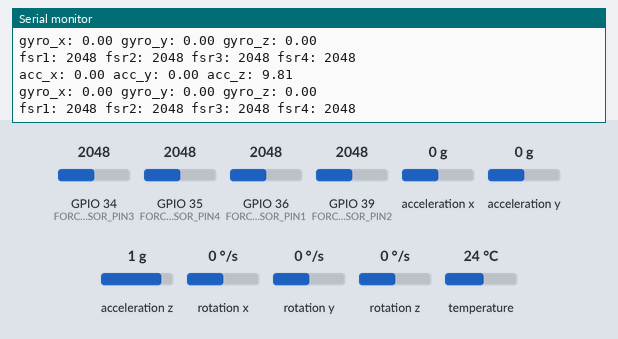
The sketch below on a simulated ESP32. Parts: the last lines printed to the serial monitor. The inputs (shaded band) are chosen by the test bench; at power-on: GPIO 35 (FORCE_SENSOR_PIN4) = 2048, GPIO 34 (FORCE_SENSOR_PIN3) = 2048, GPIO 36 (FORCE_SENSOR_PIN1) = 2048, GPIO 39 (FORCE_SENSOR_PIN2) = 2048, acceleration x 0 g, acceleration y 0 g, acceleration z 1 g, rotation x 0 °/s, rotation y 0 °/s, rotation z 0 °/s, temperature 24 °C.

Above: at 6.8 s.
6.9 s: GPIO 35 (FORCE_SENSOR_PIN4) set to 1055
At 7.8 s:
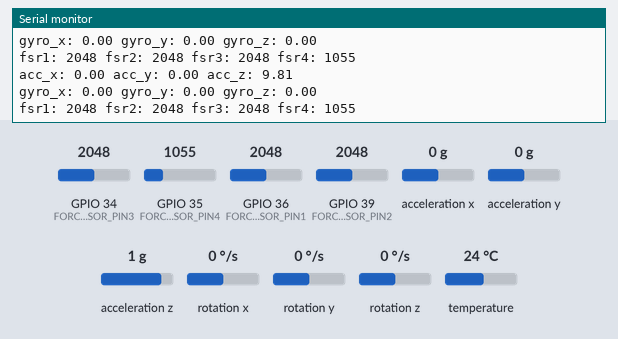
8.4 s: GPIO 35 (FORCE_SENSOR_PIN4) set to 957
At 9.4 s:
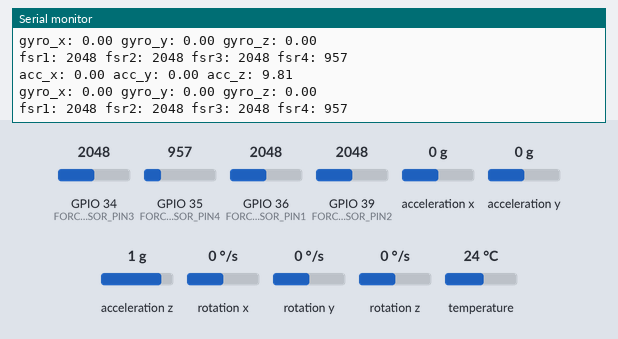

Measured:
- after the input at 6.9 s, the serial monitor: prints a new line at once (image 1)
- after the input at 8.4 s, the serial monitor: prints a new line at once (image 2)

The sketch:

print_test.ino
```cpp
#include <Adafruit_MPU6050.h>
#include <Adafruit_Sensor.h>
#include <Wire.h>

#define FORCE_SENSOR_PIN1 36 // ESP32 pin GIOP36 (ADC0): the FSR and 10K pulldown are connected to A0
#define FORCE_SENSOR_PIN2 39 // ESP32 pin GIOP39 (ADC3): the FSR and 10K pulldown are connected to A3
#define FORCE_SENSOR_PIN3 34 // ESP32 pin GIOP36 (ADC6): the FSR and 10K pulldown are connected to A6
#define FORCE_SENSOR_PIN4 35 // ESP32 pin GIOP36 (ADC7): the FSR and 10K pulldown are connected to A7

//create mpu object
Adafruit_MPU6050 mpu;
// create variables for save FSR signal
int fsrReading1, fsrReading2, fsrReading3, fsrReading4;

/// @brief Initialzes Inertial Measurement Sensor,
/// setting accelerometer and gyroscope range, and filter's bandwidth
void InitMPU() {
  Wire.begin();
  while(!Serial){
    delay(100);
  }

  if(!mpu.begin()) {
    Serial.println("Failed to find mpu chip");
    while(1) {
      delay(100);
    }
  }

  // Setting MPU start
  // The measurement range of accelerometer : 16g
  mpu.setAccelerometerRange(MPU6050_RANGE_16_G);
  // The measurement range of Gyroscope: 250 dps
  mpu.setGyroRange(MPU6050_RANGE_250_DEG);
  // Bandwidth of digital low pass filter (for callibration)
  mpu.setFilterBandwidth(MPU6050_BAND_21_HZ);
  // Setting MPU end
  Serial.println("");
  delay(100);
}


void setup() {
  randomSeed(analogRead(0));
  Serial.begin(115200U);
  delay(1000);
  InitMPU();
}

void loop() {
  sensors_event_t a, g, temp;    //instances to read sensor value
  // Reading Start
  mpu.getEvent(&a, &g, &temp);
  fsrReading1 = analogRead(FORCE_SENSOR_PIN1);
  fsrReading2 = analogRead(FORCE_SENSOR_PIN2);
  fsrReading3 = analogRead(FORCE_SENSOR_PIN3);
  fsrReading4 = analogRead(FORCE_SENSOR_PIN4);

  Serial.print("acc_x: "); Serial.print(a.acceleration.x); Serial.print(" ");
  Serial.print("acc_y: "); Serial.print(a.acceleration.y); Serial.print(" ");
  Serial.print("acc_z: "); Serial.print(a.acceleration.z); Serial.println("");

  Serial.print("gyro_x: "); Serial.print(g.gyro.x); Serial.print(" ");
  Serial.print("gyro_y: "); Serial.print(g.gyro.y); Serial.print(" ");
  Serial.print("gyro_z: "); Serial.print(g.gyro.z); Serial.println("");

  Serial.print("fsr1: "); Serial.print(fsrReading1); Serial.print(" ");
  Serial.print("fsr2: "); Serial.print(fsrReading2); Serial.print(" ");
  Serial.print("fsr3: "); Serial.print(fsrReading3); Serial.print(" ");
  Serial.print("fsr4: "); Serial.print(fsrReading4); Serial.println("");

  Serial.println("");

  delay(10);
}
```
